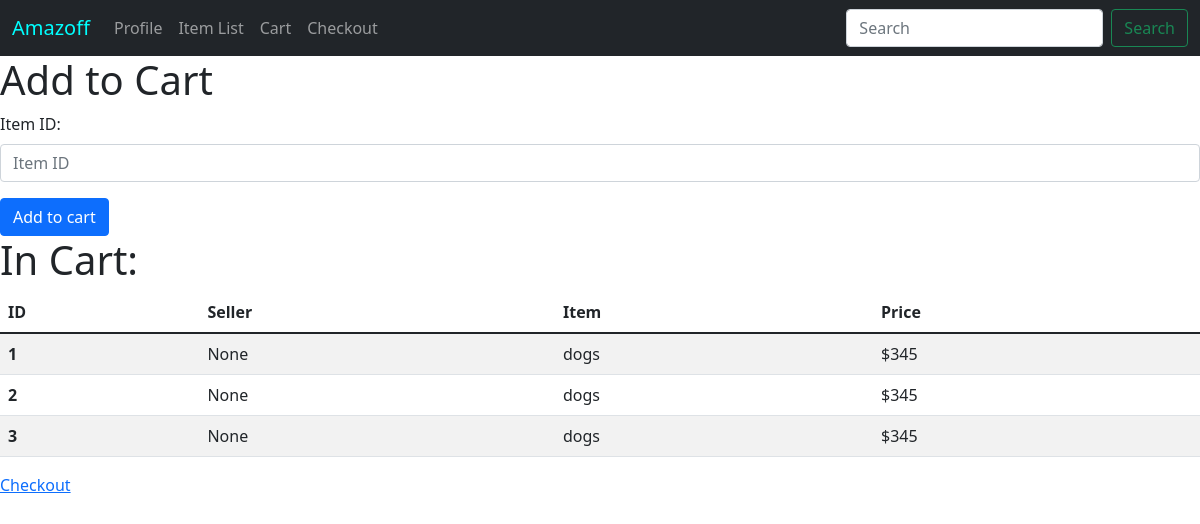
Page /cart/ on the earlier database version.
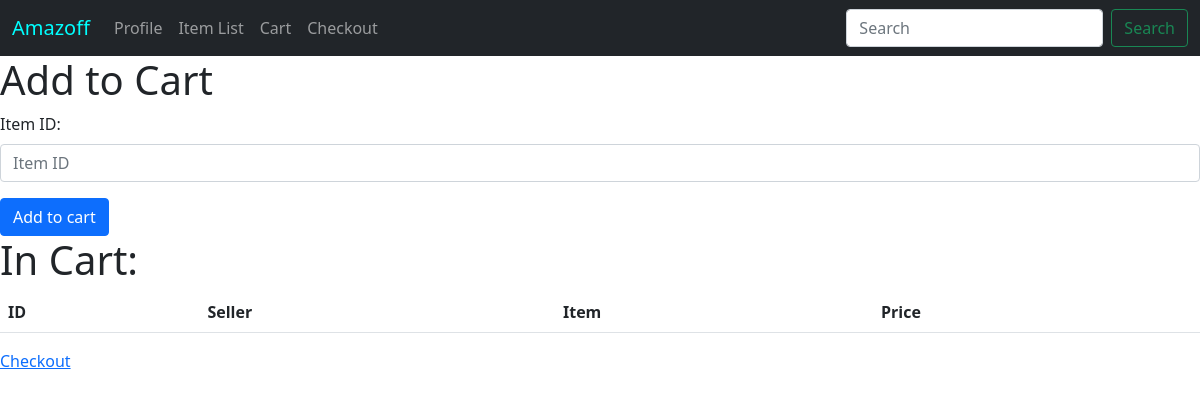
Same page on the later database version.
### app/models.py (models this page shows, shortened)
class CartItem(db.Model):
    id = db.Column(db.Integer, primary_key=True)
    itemname = db.Column(db.String(256))
    seller = db.Column(db.String(64), db.ForeignKey('user.username'))
    price = db.Column(db.Integer)

### app/routes.py (the view)
@myapp_obj.route('/cart/', methods=['GET', 'POST'])
def cart():
    if request.method == "POST":
        if request.form["add_to_cart"] == "Add to cart":
            item = Item.query.filter_by(id=request.form["item_id"]).first() #Retrieves first item with matching ID
            cart_item = CartItem(seller=item.seller, price=item.price, itemname=item.itemname)
            db.session.add(cart_item)
            db.session.commit()
    return render_template('cart.html', cart=CartItem.query.all())

### app/models.py
class SearchForm(FlaskForm):
    searched = StringField("Searched", validators = [DataRequired()])
    submit = SubmitField("Submit")

### app/routes.py (called while the page is built)
@myapp_obj.context_processor
def base():
    form = SearchForm()
    return dict(form = form)

### app/templates/cart.html (shortened to what this page needs)
{% extends 'base.html' %}
{% block body %}
  <body>
    <h1>Add to Cart</h1>
    <form action="#" method="post">
    <div class="mb-3">
        <label class="form-label">Item ID:</label>
        <input type="text" class="form-control" placeholder="Item ID" name="item_id">
    </div>
    <input type="submit" class="btn btn-primary" name="add_to_cart" value="Add to cart">
</form>
                <h1>In Cart:</h1>
		<table class="table table-striped">
  <thead>
    <tr>
      <th scope="col">ID</th>
      <th scope="col">Seller</th>
      <th scope="col">Item</th>
      <th scope="col">Price</th>
    </tr>
  </thead>
  <tbody>
          {% for item in cart %}
    <tr>
      <th scope="row">{{ item.id }}</th>
      <td>{{ item.seller }}</td>
      <td>{{ item.itemname}}</td>
      <td>${{ item.price }}</td>
    </tr>
    {% endfor %}
  </tbody>
</table>
<a href = "{{url_for('buyItems')}}"> Checkout </a>
  </body>
{% endblock %}

Differences in the rows shown:
removed CartItem: id "1", seller "None", itemname "dogs", price "345"
removed CartItem: id "2", seller "None", itemname "dogs", price "345"
removed CartItem: id "3", seller "None", itemname "dogs", price "345"
